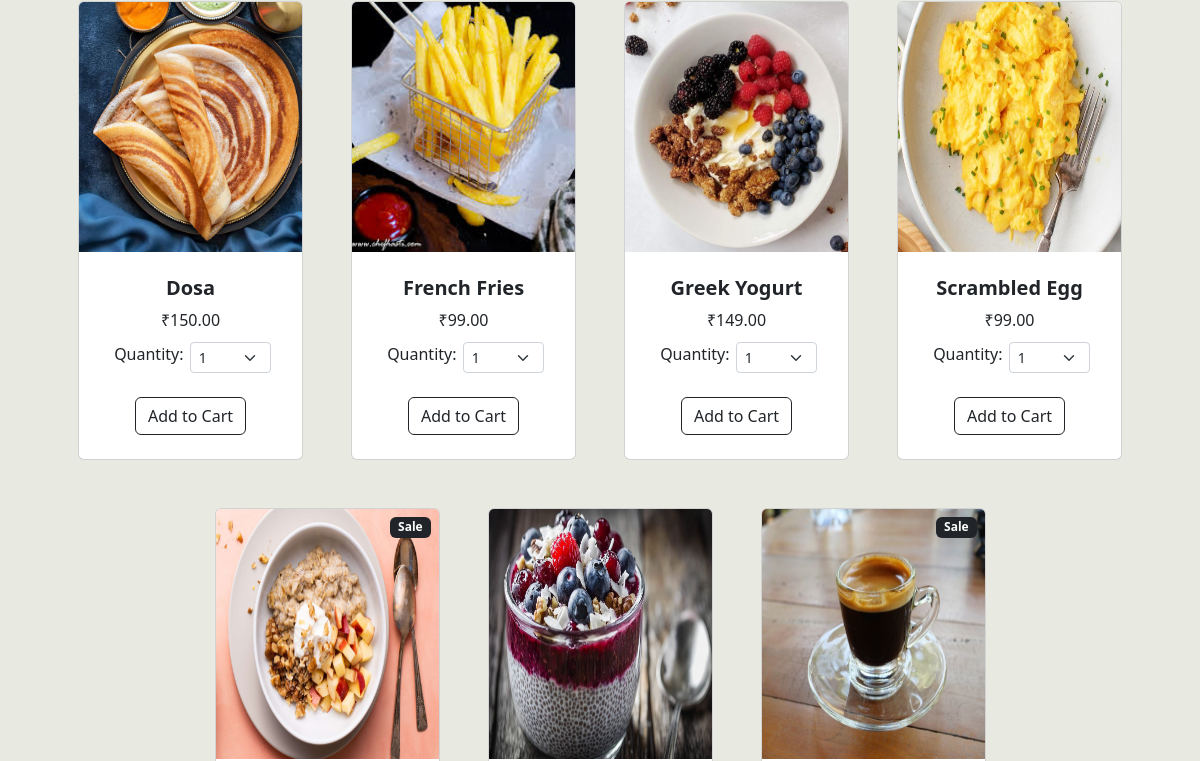
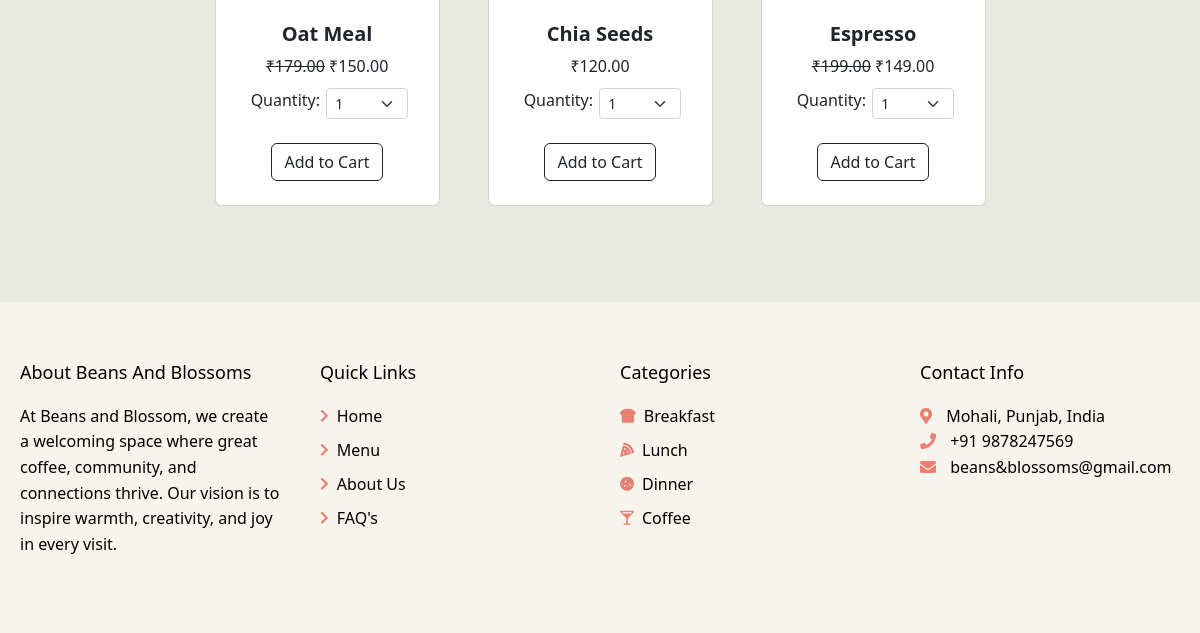
/menu/ (lower part), run on an earlier commit of the app's database (2 pictures, top to bottom).
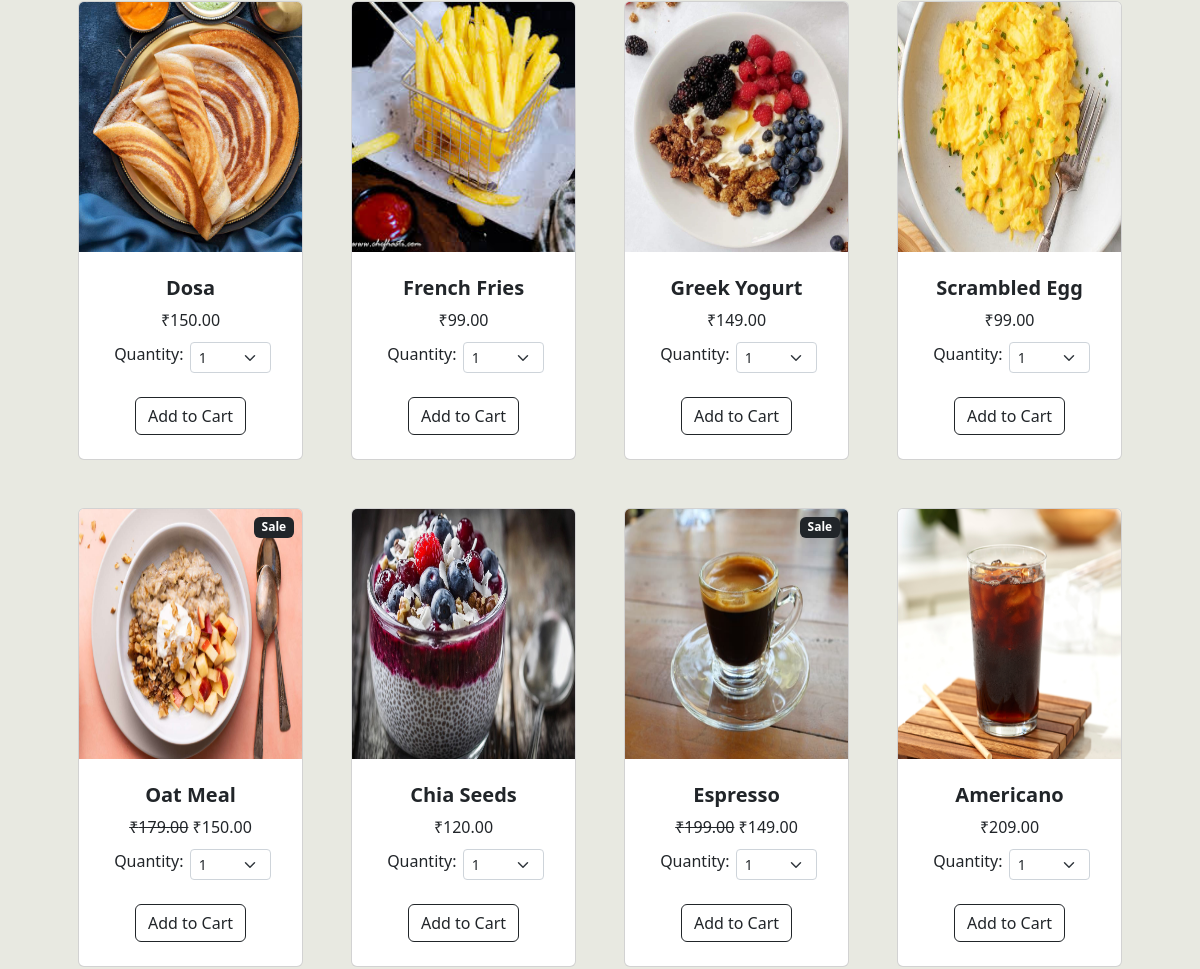
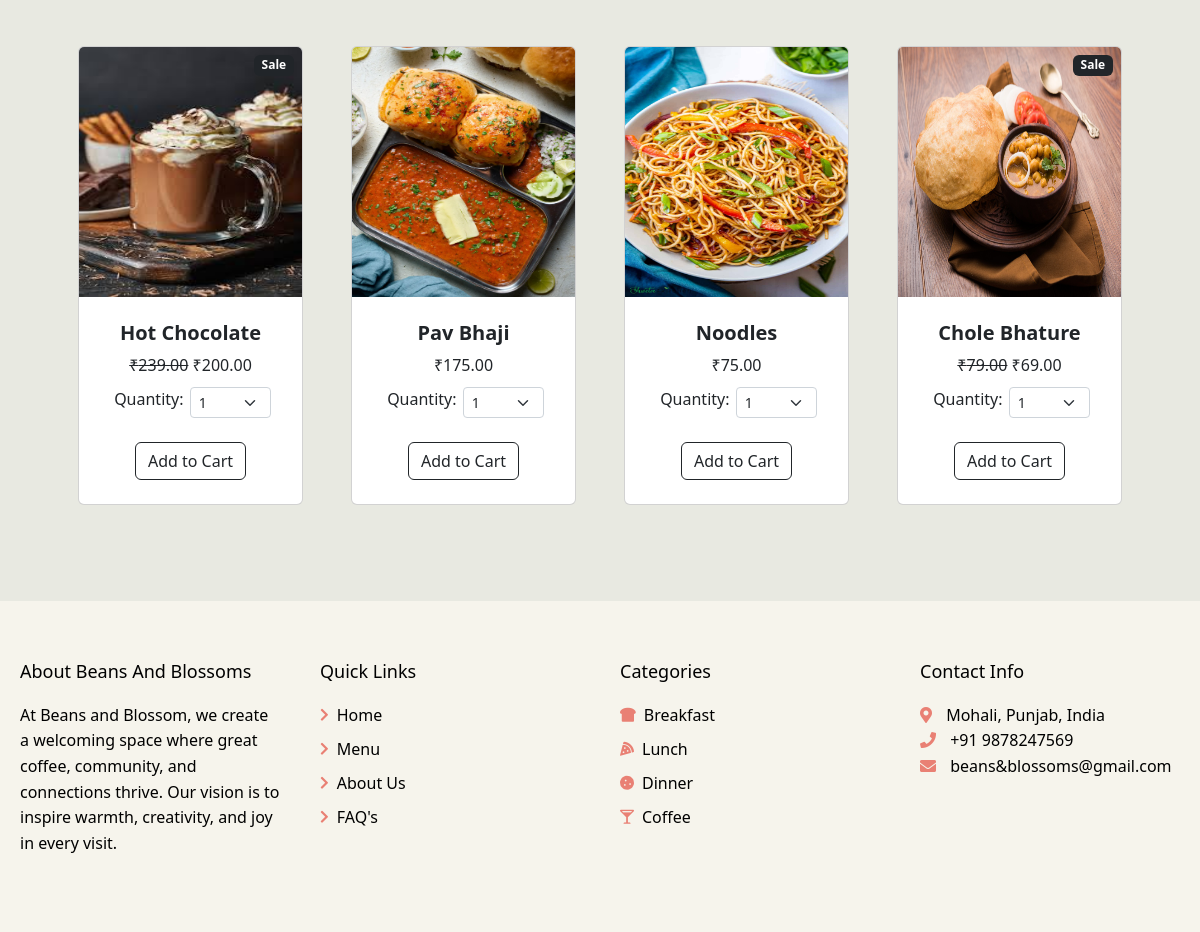
And on a later commit of the database (2 pictures, top to bottom).
### main/models.py (models this page shows, shortened)
class Product(models.Model):
    name =  models.CharField(max_length=100)
    price =  models.DecimalField(default=0,decimal_places=2,max_digits=6)
    category =  models.ForeignKey(Category, on_delete=models.CASCADE, default=1)
    image = models.ImageField(upload_to='uploads/product/')
    is_sale = models.BooleanField(default=False)
    sale_price = models.DecimalField(default=0, decimal_places=2, max_digits=6)

### main/views.py (the view)
# urls.py: path('menu/', views.menu, name='menu'),
def menu(request):
    products = Product.objects.all()
    return render(request, 'menu.html', {'products':products})

### cart/context_processors.py (called while the page is built)
def cart(request):
    return {'cart': Cart(request)}

### main/templates/menu.html (shortened to what this page needs)
{% extends 'base.html' %}
{% load static %}
{% block content %}
        <section class="py-5" style="margin-top: -120px;">
            <div class="container px-4 px-lg-5 mt-5">
                <div class="row gx-4 gx-lg-5 row-cols-2 row-cols-md-3 row-cols-xl-4 justify-content-center">
                    {% for product in products %}
                        {% if product.is_sale == True %}
                    <div class="col mb-5">
                        <div class="card h-100">
                            <div class = "badge bg-dark text-white position-absolute" style="top:0.5rem;right: 0.5rem;">Sale</div>
                            <img class="card-img-top" src="{{ product.image.url }}" height="250px" alt="..."/>
                            <div class="card-body p-4">
                                <div class="text-center">
                                    <h5 class="fw-bolder">{{product.name}}</h5>
                                    <strike>₹{{product.price}}</strike>&nbsp;₹{{product.sale_price}}<br>
                                    <center>
                                        <div style="display: flex; margin-right: -70px;margin-top: 10px;">
                                        <div class="col-md-4" style="margin-left: 5px; ">Quantity:</div>
                                    <div class="col-md-4">
                                <select class="form-select form-select-sm" id="qty-cart">
                                    <option value="1">1</option>
                                </select>
                                </div>
                                </div></div></center>
                            </div>
                            <div class="card-footer p-4 pt-0 border-top-0 bg-transparent">
                                <div class="text-center">
                                    <button class="btn btn-outline-dark mt-auto addcart" type="button" value="{{ product.id }}"  >Add to Cart</button>
                                </div>
                            </div>
                        </div>
                    </div>
                    {% else %}
                    <div class="col mb-5">
                        <div class="card h-100">
                            <img class="card-img-top" src="{{ product.image.url }}" height="250px" alt="..." />
                            <div class="card-body p-4">
                                <div class="text-center">
                                    <h5 class="fw-bolder">{{product.name}}</h5>
                                    ₹{{product.price}}<br>
                                    <center>
                                        <div style="display: flex; margin-right: -70px;margin-top: 10px;">
                                        <div class="col-md-4" style="margin-left: 5px; ">Quantity:</div>
                                    <div class="col-md-4">
                                <select class="form-select form-select-sm" id="qty-cart">
                                    <option value="1">1</option>
                                </select>
                                </div>
                                </div></div></center>
                            </div>
                            <div class="card-footer p-4 pt-0 border-top-0 bg-transparent">
                                <div class="text-center">
                                    <button class="btn btn-outline-dark mt-auto addcart" type="button" value="{{ product.id }}" >Add to Cart</button>
                                </div>
                            </div>
                        </div>
                    </div>
                    {% endif %}
                    {% endfor %}
    </div>
    </section>
{% endblock %}

What changed in the data, as far as the page shows it:
added Product: image (picture), name "Americano", price "209.00", {{ product.id }} 16 (drawn)
added Product: image (picture), name "Hot Chocolate", price "239.00", sale_price "200.00", {{ product.id }} 17 (drawn)
added Product: image (picture), name "Pav Bhaji", price "175.00", {{ product.id }} 18 (drawn)
added Product: image (picture), name "Noodles", price "75.00", {{ product.id }} 19 (drawn)
added Product: image (picture), name "Chole Bhature", price "79.00", sale_price "69.00", {{ product.id }} 20 (drawn)
